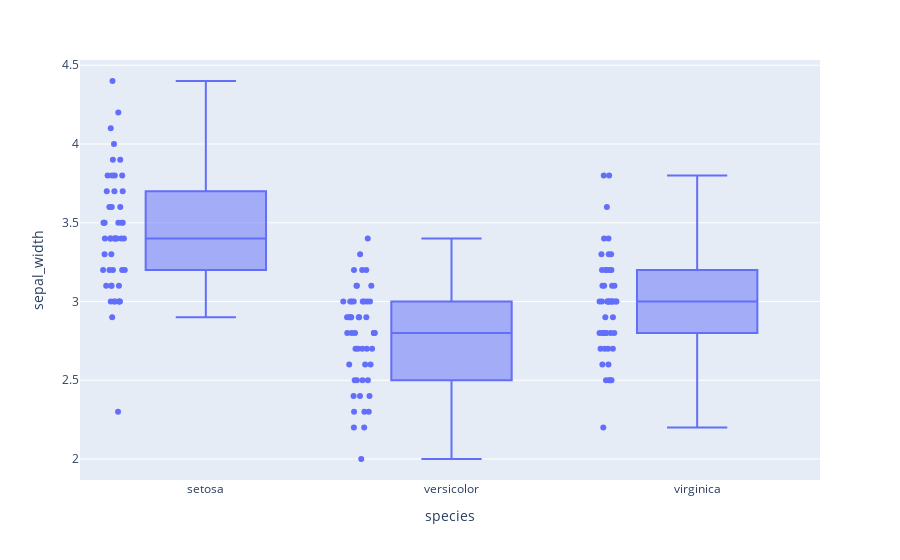

The notebook cell saved with this chart:
### Code cell
px.box(df,x='species',y='sepal_width',points='all').show()

### Figure 1 — Plotly figure (JSON) as saved in the notebook; plotly's stock layout.template omitted (floating-point values rounded to 4 significant figures; data arrays with more than 128 entries replaced by an {"elided": "..."} marker saying what was removed)
{"data": [{"alignmentgroup": "True", "boxpoints": "all", "hovertemplate": "species=%{x}<br>sepal_width=%{y}<extra></extra>", "legendgroup": "", "marker": {"color": "#636efa"}, "name": "", "notched": false, "offsetgroup": "", "orientation": "v", "showlegend": false, "type": "box", "x": {"elided": "150 str values"}, "x0": " ", "xaxis": "x", "y": {"elided": "150 float values"}, "y0": " ", "yaxis": "y"}], "layout": {"boxmode": "group", "legend": {"tracegroupgap": 0}, "margin": {"t": 60}, "xaxis": {"anchor": "y", "domain": [0, 1], "title": {"text": "species"}}, "yaxis": {"anchor": "x", "domain": [0, 1], "title": {"text": "sepal_width"}}}}
